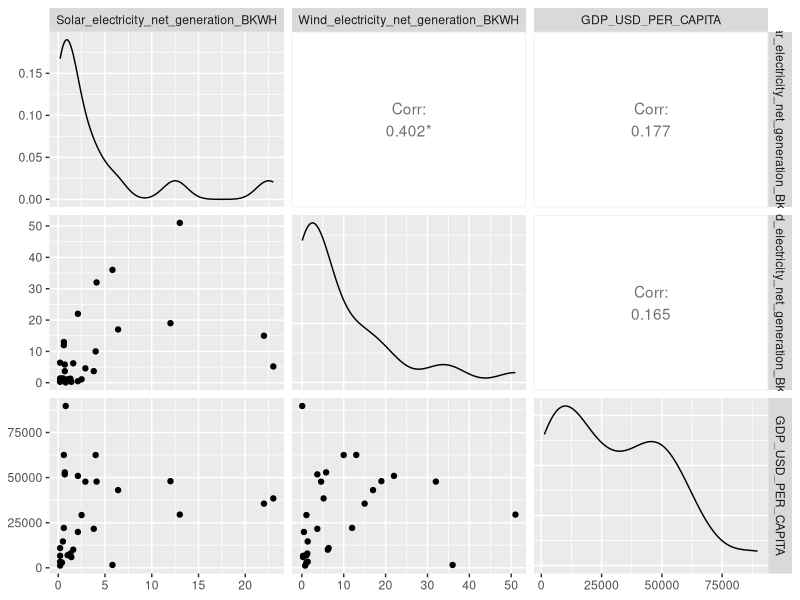
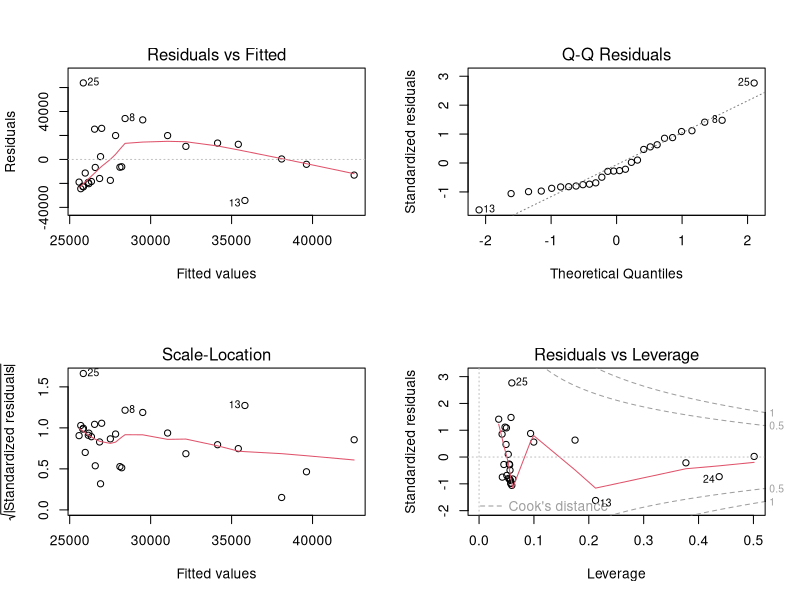
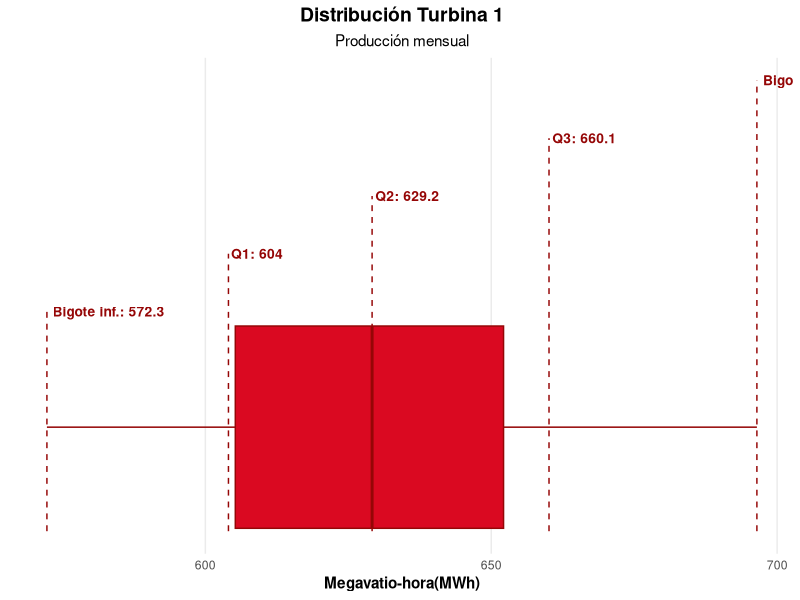
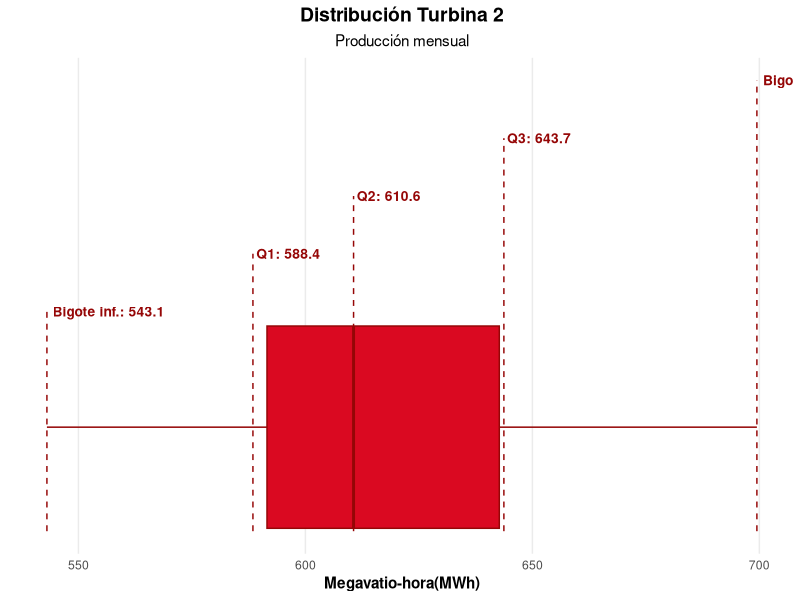
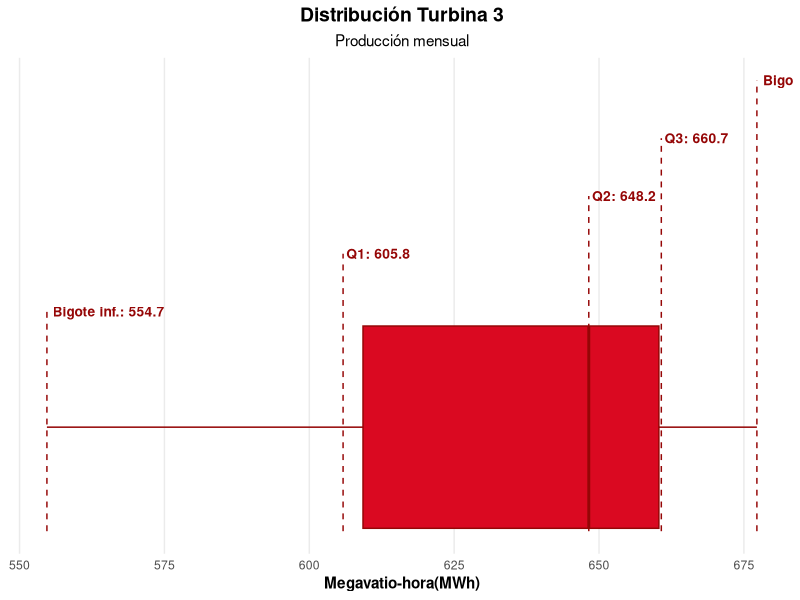
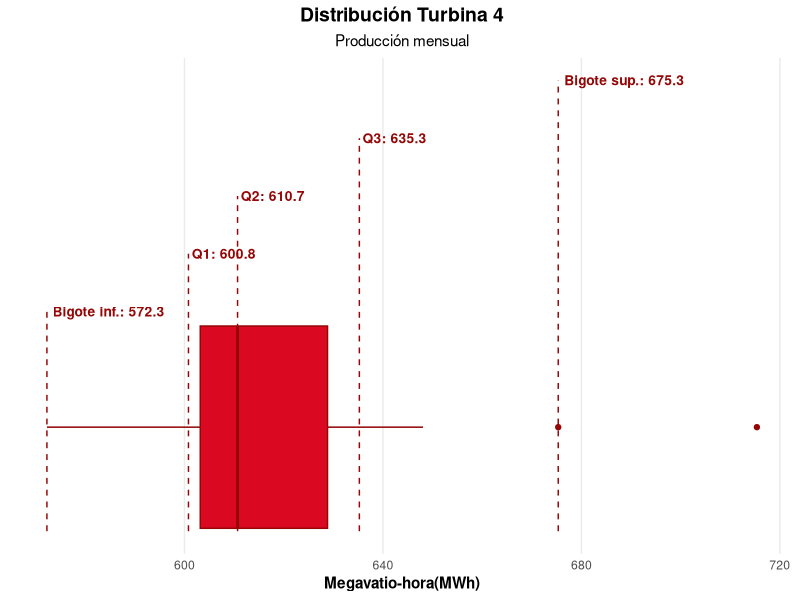
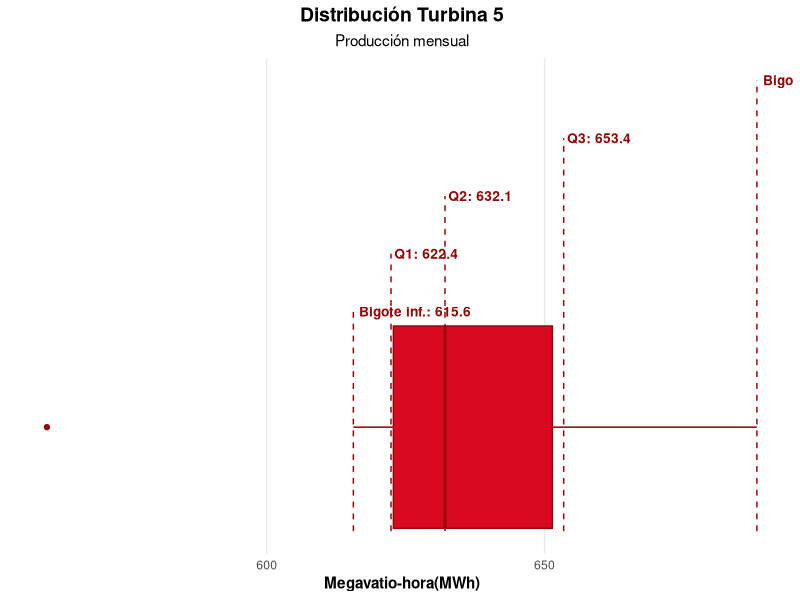

Write the R code that produced these figures, in order.
## ---- chunk 1
# Mostrar el código de cada bloque en el documento final
knitr::opts_chunk$set(
	echo = TRUE,
	fig.align = "center",
	out.width = "100%",
	message = FALSE,
	warning = FALSE
)
Sys.setlocale("LC_CTYPE", "Spanish_Colombia.utf8")
## ---- chunk 2

# Instalación de librerias en caso de no tenerlas
# install.packages("tidyverse")
# install.packages("plotly")
# install.packages("MASS")
# install.packages("psych")
# install.packages("factoextra")
# install.packages("GGally")
# install.packages("dplyr")
#install.packages("downcute")

# Ejecución de librerias
library(tidyverse)
# library(downcute)
#library(plotly)
#library(MASS)
#library(psych)
#library(tidyverse)
#library(factoextra)
library(GGally)
#library(dplyr)
## ---- chunk 3

# Colores usados en todos los gráficos del taller
rojo        <- "#DA0921"
rojo_oscuro <- "#950606"
## ---- chunk 4

datos = read.csv("datos_taller_03.csv", sep=";") %>% as_tibble() %>% 
  dplyr::filter(!Country %in% c('UnitedStates','China','SaudiArabia','Russia')) %>% 
  dplyr::select(c("GDP_USD","Population","Solar_electricity_net_generation_BKWH","Wind_electricity_net_generation_BKWH")) %>%
  dplyr::filter(Solar_electricity_net_generation_BKWH >0 & Wind_electricity_net_generation_BKWH>0) %>% 
  dplyr::mutate(GDP_USD_PER_CAPITA = GDP_USD/Population) %>% 
  dplyr::select(-c('GDP_USD','Population')) 

# Revisar tamaño de la base: 28 países y 3 variables
dim(datos)
## ---- chunk 5

ggpairs(datos)

## ---- chunk 6

mod <- lm(GDP_USD_PER_CAPITA ~ 
            Solar_electricity_net_generation_BKWH + 
            Wind_electricity_net_generation_BKWH, 
          data=datos)

summary(mod)
## ---- chunk 7

par(mfrow=c(2,2))
plot(mod)
## ---- chunk 8

mod2 <- lm(log(GDP_USD_PER_CAPITA) ~ 
             Solar_electricity_net_generation_BKWH + 
             Wind_electricity_net_generation_BKWH, 
          data=datos)

summary(mod2)

## ---- chunk 9

datos2 <- read.csv("turbinas_prod.csv", sep=",")
## ---- chunk 10

# Crear una función para crear boxplot

boxplot_estadisticos <- function(data2, variable, titulo, subtitulo, etiqueta_x) {
  
  valores <- data2[[variable]]
  
  estadisticos <- boxplot.stats(valores)$stats
  
  etiquetas <- data.frame(
    x = as.numeric(estadisticos),
    y = c(1.20, 1.30, 1.40, 1.50, 1.60),
    etiqueta = c(
      paste0("Bigote inf.: ", round(estadisticos[1], 1)),
      paste0("Q1: ", round(estadisticos[2], 1)),
      paste0("Q2: ", round(estadisticos[3], 1)),
      paste0("Q3: ", round(estadisticos[4], 1)),
      paste0("Bigote sup.: ", round(estadisticos[5], 1))))
  
  ggplot(data2, aes(x = .data[[variable]], y = 1)) +
    
    geom_boxplot(
      fill = rojo,
      color = rojo_oscuro,
      width = 0.35) +
    
    geom_segment(
      data = etiquetas,
      aes(
        x = x,
        xend = x,
        y = 0.82,
        yend = y
      ),
      color = rojo_oscuro,
      linewidth = 0.5,
      linetype = "dashed") +
    
    geom_text(
      data = etiquetas,
      aes(
        x = x,
        y = y,
        label = etiqueta
      ),
      hjust = -0.05,
      size = 3.5,
      fontface = "bold",
      color = "#950606") +
    
    labs(
      title = titulo,
      subtitle = subtitulo,
      x = etiqueta_x,
      y = NULL) +
    
    theme_minimal() +
    
    theme(
      plot.title = element_text(
        face = "bold",
        size = 14,
        hjust = 0.5),
      plot.subtitle = element_text(
        size = 11,
        hjust = 0.5),
      axis.text.y = element_blank(),
      axis.ticks.y = element_blank(),
      axis.title.y = element_blank(),
      axis.title.x = element_text(face = "bold"),
      panel.grid.minor = element_blank(),
      panel.grid.major.y = element_blank())}
## ---- chunk 11

boxplot_estadisticos(
 datos2,
  "T1",
  "Distribución Turbina 1",
  "Producción mensual",
  "Megavatio-hora(MWh)")
## ---- chunk 12

boxplot_estadisticos(
 datos2,
  "T2",
  "Distribución Turbina 2",
  "Producción mensual",
  "Megavatio-hora(MWh)")
## ---- chunk 13

boxplot_estadisticos(
 datos2,
  "T3",
  "Distribución Turbina 3",
  "Producción mensual",
  "Megavatio-hora(MWh)")
## ---- chunk 14

boxplot_estadisticos(
 datos2,
  "T4",
  "Distribución Turbina 4",
  "Producción mensual",
  "Megavatio-hora(MWh)")
## ---- chunk 15

boxplot_estadisticos(
 datos2,
  "T5",
  "Distribución Turbina 5",
  "Producción mensual",
  "Megavatio-hora(MWh)")
## ---- chunk 16

# Cambiar el formato de los datos de ancho a largo

datos22 <- pivot_longer(datos2, cols=c(T1,T2,T3,T4,T5),
                        names_to='Turbina',
                        values_to='Producción_Mensual_Promedio')

## ---- chunk 17

reg <- lm(Producción_Mensual_Promedio ~ Turbina, data = datos22)
summary(reg)

## ---- chunk 18

# Calcular promedio de la turbina 4

mean(datos2$T4)

## ---- chunk 19

## ---- chunk 20
